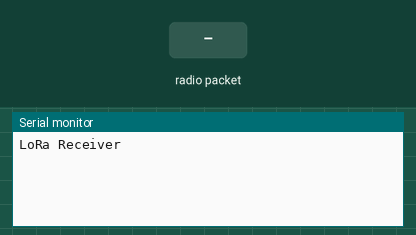
Recording of a program running on a simulated ESP32. On the bench: the last lines printed to the serial monitor. The inputs (shaded band) are chosen by the test bench. No radio packets arrive unless stated.

Above: at 1.2 s.
1.3 s: radio packet "1" arrives
At 2.3 s:
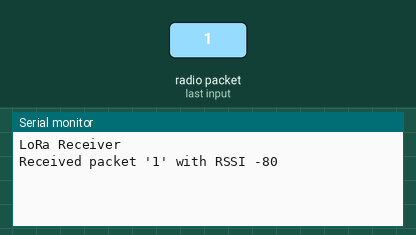
2.8 s: radio packet "0" arrives
At 3.4 s:
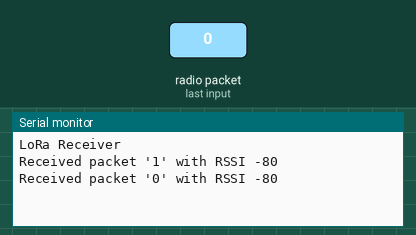
4.3 s: radio packet "2" arrives
At 5.7 s:
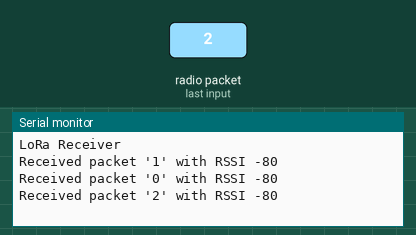

Measured:
- after the input at 1.3 s, the serial monitor: prints a new line at once (image 1)
- after the input at 2.8 s, the serial monitor: prints a new line at once (image 2)
- after the input at 4.3 s, the serial monitor: prints a new line at once (image 3)

The program:

main.cpp
```cpp
#include <Arduino.h>
#include <SPI.h>
#include <LoRa.h>

void setup() {
  SPI.begin(5, 19, 27, 18);
  LoRa.setPins(18,23,26);
  Serial.begin(115200);
  while (!Serial);

  Serial.println("LoRa Receiver");

  if (!LoRa.begin(868E6)) {
    Serial.println("Starting LoRa failed!");
    while (1);
  }
}

void loop() {
  // try to parse packet
  int packetSize = LoRa.parsePacket();
  if (packetSize) {
    // received a packet
    Serial.print("Received packet '");

    // read packet
    while (LoRa.available()) {
      Serial.print((char)LoRa.read());
    }

    // print RSSI of packet
    Serial.print("' with RSSI ");
    Serial.println(LoRa.packetRssi());
    LoRa.beginPacket();
    LoRa.print("OK");
    LoRa.endPacket();
  }
}
```
